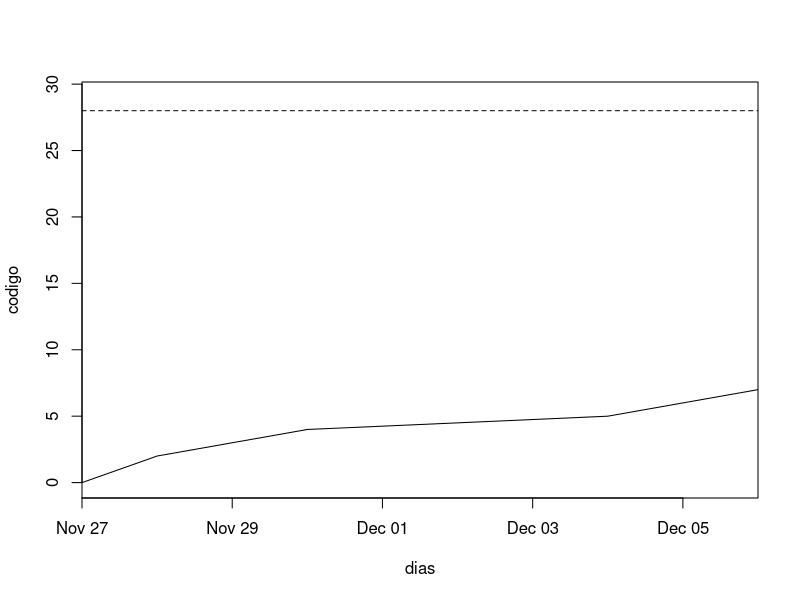

Write R code to recreate this figure.
df <- read.csv(file.path("data", "aulas.csv"))

dias <- as.Date(df$dia)
codigo <- cumsum(df$codigo_verdes + df$codigo_amarelas + df$codigo_vermelhas)

png("progresso.png")
plot(dias, codigo, type = "l", ylim = c(0, 29), xaxs="i")
lines(dias, codigo * 0 + 28, lty = 2)
